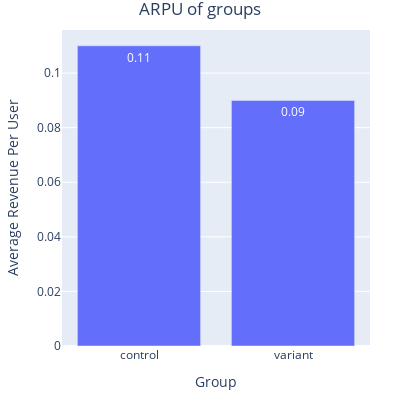

The code cell stored with this chart in its notebook:
### Markdown cell above
## ARPU - Average Revenue Per User

### Code cell
revenue_sum = users.pivot_table(index='variant_name', values='revenue', aggfunc='sum').values 
unq_user = users.pivot_table(index='variant_name', values='user_id', aggfunc='nunique').values

arpu = np.round(pd.DataFrame(revenue_sum / unq_user, columns=['Average Revenue Per User'], index=['control', 'variant']), 2)

fig = px.bar(arpu, x=arpu.index, y="Average Revenue Per User", height=400, width=400, text_auto=True)
fig.update_layout(
    margin=dict(l=30, r=30, t=30, b=30),
    yaxis=dict(
    title_text="Average Revenue Per User"
    ),
    xaxis=dict(
    title_text="Group"
    ),
    title_text='ARPU of groups',
    title_x=0.5
)
fig.show()

### Figure 1 — Plotly figure (JSON) as saved in the notebook; plotly's stock layout.template omitted (floating-point values rounded to 4 significant figures)
{"data": [{"alignmentgroup": "True", "hovertemplate": "index=%{x}<br>Average Revenue Per User=%{y}<extra></extra>", "legendgroup": "", "marker": {"color": "#636efa", "pattern": {"shape": ""}}, "name": "", "offsetgroup": "", "orientation": "v", "showlegend": false, "textposition": "auto", "texttemplate": "%{y}", "type": "bar", "x": ["control", "variant"], "xaxis": "x", "y": [0.11, 0.09], "yaxis": "y"}], "layout": {"barmode": "relative", "height": 400, "legend": {"tracegroupgap": 0}, "margin": {"b": 30, "l": 30, "r": 30, "t": 30}, "title": {"text": "ARPU of groups", "x": 0.5}, "width": 400, "xaxis": {"anchor": "y", "domain": [0, 1], "title": {"text": "Group"}}, "yaxis": {"anchor": "x", "domain": [0, 1], "title": {"text": "Average Revenue Per User"}}}}
